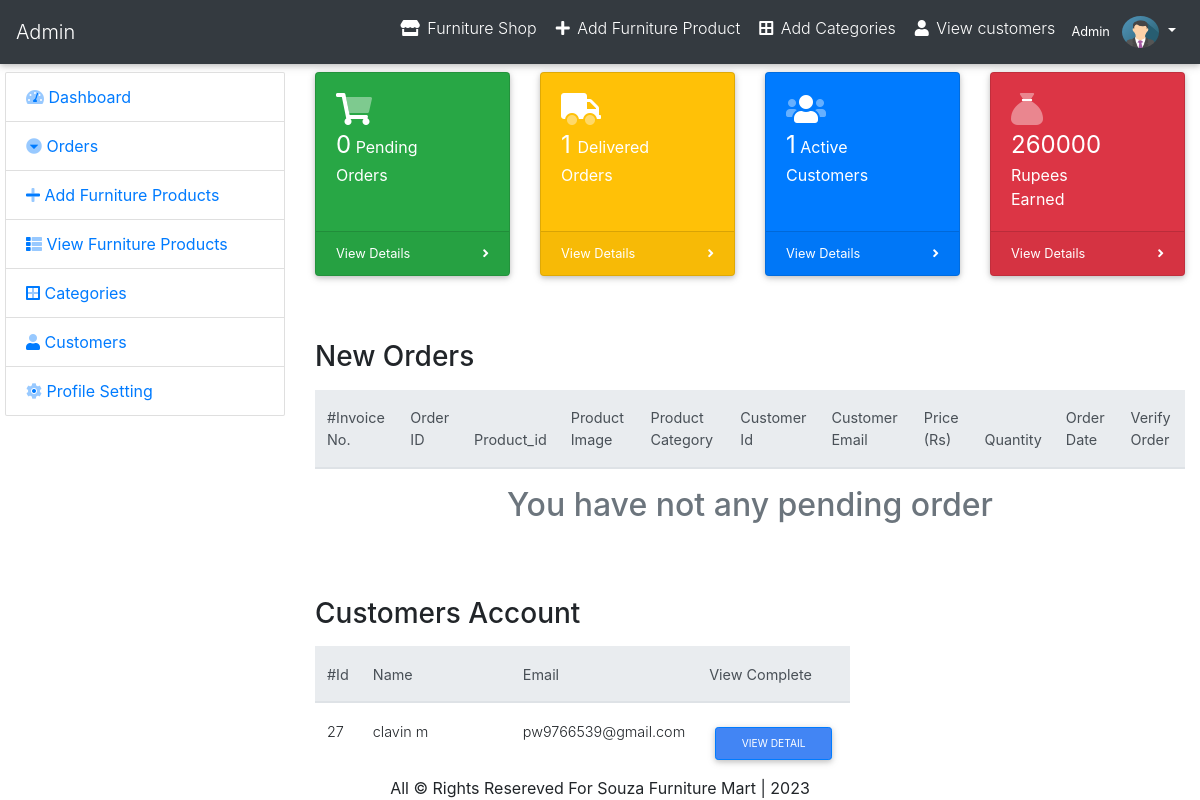
The page /admin/index.php (signed in) on the database its author committed.
### tables this page shows
CREATE TABLE `customer` (
  `cust_id` int(11) NOT NULL,
  `cust_name` varchar(100) NOT NULL,
  `cust_email` varchar(100) NOT NULL,
  `cust_pass` varchar(100) NOT NULL,
  `cust_number` varchar(100) NOT NULL,
  `verify_token` varchar(200) NOT NULL
);

### admin/index.php (the view, shortened to what this page needs)
<?php
include('include/header.php');
?>
  <div class="container-fluid mt-2">
      <div class="row">
        <div class="col-md-3 col-lg-3">
            <?php require_once('include/sidebar.php'); ?>
        </div>
        <div class="col-md-9 col-lg-9">
                <div class="row">
          <div class="col-xl-3 col-sm-6 mb-3">
            <div class="card text-white bg-success o-hidden h-100">
              <div class="card-body">
                <div class="card-body-icon">
                  <i class="fad fa-shopping-cart fa-2x" ></i>
                </div>
                <?php
                   $query = "SELECT * FROM customer_order WHERE order_status='pending'";
                   $run   = mysqli_query($con,$query);
                   $num_new_orders = mysqli_num_rows($run);
                 ?>
                <div class="mr-5">  <span style="font-size:24px;"><?php echo $num_new_orders;?></span> Pending Orders</div>
              </div>
              <a class="card-footer text-white clearfix small z-1" href="pending_furniture_pro.php">
                <span class="float-left">View Details</span>
                <span class="float-right">
                  <i class="fas fa-angle-right"></i>
                </span>
              </a>
            </div>
          </div>
          <div class="col-xl-3 col-sm-6 mb-3">
            <div class="card text-white bg-warning o-hidden h-100">
              <div class="card-body">
                <div class="card-body-icon">
                  <i class="fad fa-truck fa-2x"></i>
                </div>
                <div class="mr-5">
                <?php
                   $query = "SELECT * FROM customer_order WHERE order_status='delivered'";
                   $run   = mysqli_query($con,$query);
                   $num_delivered_orders = mysqli_num_rows($run);
                 ?>
                  <span style="font-size:24px;"><?php echo $num_delivered_orders;?> </span> Delivered Orders</div>
              </div>
              <a class="card-footer text-white clearfix small z-1" href="delivered_furniture_pro.php">
                <span class="float-left">View Details</span>
                <span class="float-right">
                  <i class="fas fa-angle-right"></i>
                </span>
              </a>
            </div>
          </div>
          <div class="col-xl-3 col-sm-6 mb-3">
            <div class="card text-white bg-primary o-hidden h-100">
              <div class="card-body">
                <div class="card-body-icon">
                  <i class="fad fa-fw fa-users fa-2x"></i>
                </div>
                <div class="mr-5">
                <?php
                   $query = "SELECT * FROM customer";
                   $run   = mysqli_query($con,$query);
                   $num_customer = mysqli_num_rows($run);
                 ?>
                   <span style="font-size:24px;"><?php echo $num_customer;?></span> Active Customers
                  </div>
              </div>
              <a class="card-footer text-white clearfix small z-1" href="customers.php">
                <span class="float-left">View Details</span>
                <span class="float-right">
                  <i class="fas fa-angle-right"></i>
                </span>
              </a>
            </div>
          </div>
          <div class="col-xl-3 col-sm-6 mb-3">
            <div class="card text-white bg-danger o-hidden h-100">
              <div class="card-body">
                <div class="card-body-icon">
                  <i class="fad fa-sack fa-2x"></i>
                </div>
                <div class="mr-5">
                <?php
                   $query = "SELECT SUm(product_amount) as 'earn' FROM customer_order";
                   $run   = mysqli_query($con,$query);
                   $row=mysqli_fetch_array($run);
                   $earning = $row['earn'];
                 ?>
                  <span style="font-size:24px;"><?php echo $earning; ?></span> Rupees Earned
                </div>
              </div>
              <a class="card-footer text-white clearfix small z-1" href="#">
                <span class="float-left">View Details</span>
                <span class="float-right">
                  <i class="fas fa-angle-right"></i>
                </span>
              </a>
            </div>
          </div>
        </div>
                <h3 class="mt-5">New Orders</h3>
            <table class="table table-responsive table-hover mt-3">
                      <thead class="thead-light">
                          <tr>
                              <th>#Invoice No.</th>
                              <th>Order ID</th>
                              <th>Product_id</th>
                              <th>Product Image</th>
                              <th>Product Category</th>
                              <th>Customer Id</th>
                              <th>Customer Email</th>
                              <th>Price (Rs)</th>
                              <th>Quantity</th>
                              <th>Order Date</th>
                              <th>Verify Order</th>
                          </tr>
                      </thead>
                       <tbody class="text-center">
                          <?php
                                    $order_query = "SELECT * FROM customer_order WHERE order_status='pending' ORDER BY order_id LIMIT 5";
                                    $run = mysqli_query($con,$order_query);
                                    if(mysqli_num_rows($run) > 0){
                                        while($order_row = mysqli_fetch_array($run)){
                                            $order_invoice = $order_row['invoice_no'];
                                            $order_id      = $order_row['order_id'];
                                            $cust_id       = $order_row['customer_id'];
                                            $order_pro_id  = $order_row['product_id'];
                                            $order_qty     = $order_row['products_qty'];
                                            $order_amount  = $order_row['product_amount'];
                                            $order_date    = $order_row['order_date'];
                                            $order_status  = $order_row['order_status'];
                                          $que="SELECT * from customer WHERE cust_id=$cust_id";
                                          $ru=mysqli_query($con,$que);
                                          $ro=mysqli_fetch_array($ru);
                                            $cust_email    = $ro['cust_email'];
                                            $pr_query = "SELECT * FROM furniture_product fp INNER JOIN categories cat ON fp.category = cat.id WHERE pid = $order_pro_id ";
                                            $pr_run   = mysqli_query($con,$pr_query);
                                            if(mysqli_num_rows($pr_run) > 0){
                                                while($pr_row = mysqli_fetch_array($pr_run)){
                                                $pid   = $pr_row['pid'];
                                                $image = $pr_row['image'];
                                                $category = $pr_row['category'];
                            ?>
                             <tr>
                                 <td>
                                 <?php echo $order_invoice;?>
                                 </td>
                                 <td>
                                 <?php echo $order_id;?>
                                 </td>
                                 <td>
                                     <?php echo $order_pro_id;?>
                                 </td>
                                 <td width="120px">
                                     <img src="img/<?php echo $image;?>" width="100%">
                                 </td>
                                 <td>
                                     <?php echo $category;?>
                                 </td>
                                 <td>
                                    <?php echo $cust_id;?>
                                 </td>
                                 <td>
                                    <?php echo $cust_email;?>
                                 </td>
                                 <td>
                                    <?php echo $order_amount;?>
                                 </td>
                                 <td><?php echo $order_qty;?></td>
                                <td><?php echo $order_date;?></td>
                                <td><a href="pending_furniture_pro.php"><button class="btn btn-primary btn-sm">Verify order</button></td>
                             </tr>
                           <?php
                                  }
                                }
                              }
                            }else {
                              echo "<tr><td colspan='12'><h2 class='text-center text-secondary'>You have not any pending order</h2></td></tr>";
                            }
                    ?>
                      </tbody>
                  </table>
                  <h3 class="mt-5">Customers Account</h3>
                  <table class="table table-responsive table-hover mt-3">
                      <thead class="thead-light">
                          <tr>
                              <th>#Id</th>
                              <th>Name</th>
                              <th>Email</th>
                             <th>View Complete</th>
                          </tr>
                      </thead>
                        <tbody>
                          <?php
                            $query = "SELECT * FROM customer ORDER BY cust_id DESC LIMIT 5";
                            $run   = mysqli_query($con,$query);
                            if(mysqli_num_rows($run) > 0){
                              while($row = mysqli_fetch_array($run)){
                                $cust_id         = $row['cust_id'];
                                $cust_name       = $row['cust_name'];
                                $cust_email      = $row['cust_email'];
                            ?>
                             <tr>
                                 <td >
                                     <?php echo $cust_id;?>
                                 </td>
                                 <td width="150px">
                                    <?php echo $cust_name;?>
                                 </td>
                                 <td>
                                    <?php echo $cust_email;?>
                                 </td>
                                 <td><a href="customers.php"><button class="btn btn-primary btn-sm">View Detail</button></td>
                             </tr>
                           <?php
                               }
                            }else {
                              echo "<tr><td colspan='12'><h2 class='text-center text-secondary'>No Registered Customer Yet</h2></td></tr>";
                            }
                    ?>
                      </tbody>
                  </table>
        </div>
        </div>
  </div>
<?php include('include/footer.php');?>

### admin/css/style.css (style rules this page uses)
* { margin: 0px; padding: 0px; }

### rows shown on the page
customer: cust_id "27", cust_name "clavin m", cust_email "pw9766539@gmail.com"

### other values the page prints
$num_new_orders "0"
$num_delivered_orders "1"
$num_customer "1"
$earning "260000"
